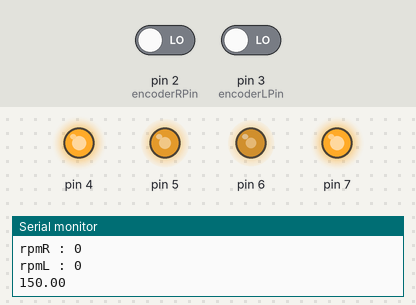
The sketch below on a simulated Arduino Uno, built with avr-gcc and run on an emulated ATmega328P. Parts: output pins drawn as LEDs (lit = HIGH), the last lines printed to the serial monitor. Inputs (shaded band) come from the test bench; at power-on: pin 2 (encoderRPin) LOW, pin 3 (encoderLPin) LOW.

Above: at 1.2 s.
1.3 s: pin 2 (encoderRPin) driven HIGH
At 1.8 s:
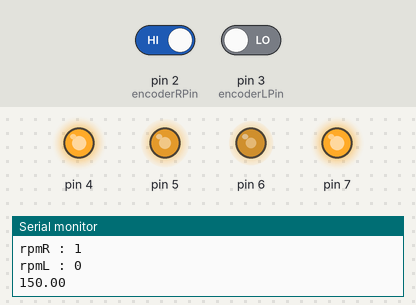
3.5 s: pin 3 (encoderLPin) driven HIGH
At 3.7 s:
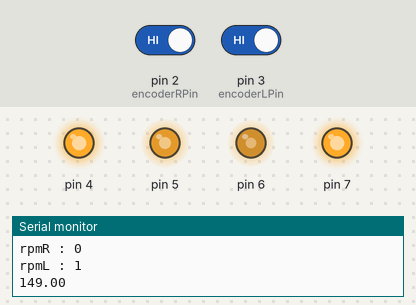
Timing chart, 0 to 6.5 s (numbered marks = the images above; inputs shaded):
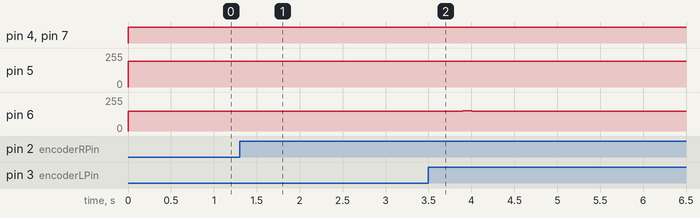

Measured:
- after the input at 1.3 s, pin 6: 150/255 → 148/255 after 0.20 s, → 149/255 0.50 s later
- after the input at 3.5 s, pin 6: 149/255 → 150/255 at once, → 151/255 0.40 s later, → 150/255 0.10 s later

The sketch:

andarRetoPidMasterSlave.ino
```cpp
#include <PID_v1.h>

typedef struct motor
{
  byte vel;
  byte way;
};
typedef struct motor Motor;

Motor rightM = { 6, 7 }; //Slave
Motor leftM = { 5, 4 }; //Master

double SetpointRight, InputRight, OutputRight;

PID rightPID(&InputRight, &OutputRight, &SetpointRight, 1, 2, 0, DIRECT);

//ENCODER
int encoderRPin = 2;
int encoderLPin = 3;
int countR = 0;
int countL = 0;
int rpmR = 0;
int rpmL = 0;
int currentEncoderRight = LOW;
int lastEncoderRight = LOW;
int currentEncoderLeft = LOW;
int lastEncoderLeft = LOW;

unsigned long old = 0;

void encoder()
{
  currentEncoderRight = digitalRead( encoderRPin );
  currentEncoderLeft = digitalRead( encoderLPin );

  if ( currentEncoderRight != lastEncoderRight )
  {
    countR++;
  }

  if ( currentEncoderLeft != lastEncoderLeft )
  {
    countL++;
  }
  lastEncoderRight = currentEncoderRight;
  lastEncoderLeft = currentEncoderLeft;
}

void setup ()
{
  SetpointRight = 170;

  OutputRight = 150;

  rightPID.SetMode(AUTOMATIC);
  //leftPID.SetMode(AUTOMATIC);

  pinMode( encoderRPin, INPUT );
  pinMode( encoderLPin, INPUT );

  pinMode( rightM.way, OUTPUT );
  pinMode( leftM.way, OUTPUT );

  Serial.begin(9600);
}

void loop()
{
  encoder();

  unsigned long now = millis();

  if( now - old >= 500 )
  {
    rpmR = countR;
    rpmL = countL;

    Serial.print( "rpmR : " );
    Serial.println( rpmR );
    Serial.print( "rpmL : " );
    Serial.println( rpmL );

    countR = 0;
    countL = 0;

    Serial.println( OutputRight );
    old = now;
  }

  InputRight = rpmR;
  SetpointRight = rpmL;

  rightPID.Compute();

  digitalWrite( rightM.way, HIGH );
  digitalWrite( leftM.way, HIGH );
  analogWrite( rightM.vel, OutputRight );
  analogWrite( leftM.vel, 193 );
}
```
